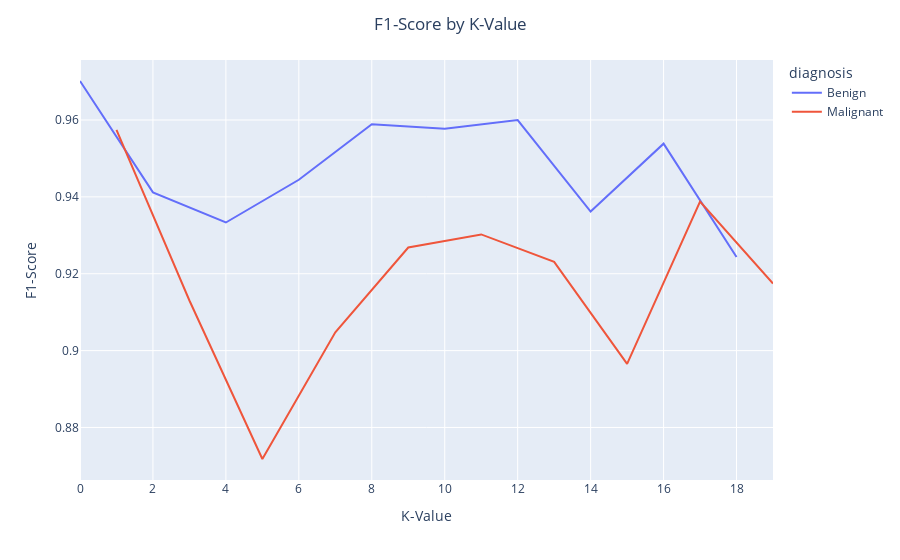

Here is the notebook cell this chart was saved with:
### Code cell
# Sorting mean by Error
k_5 = output[output.loc[:,'K-Value']==5].reset_index()
fig = px.line(k_7, x=k_7.index, y='F1-Score', color='diagnosis')
fig.update_layout(title_text=f'F1-Score by K-Value', title_x=0.5)
fig.update_xaxes(title_text='K-Value')
fig.show()

### Figure 1 — Plotly figure (JSON) as saved in the notebook; plotly's stock layout.template omitted (floating-point values rounded to 4 significant figures)
{"data": [{"hovertemplate": "diagnosis=Benign<br>_index=%{x}<br>F1-Score=%{y}<extra></extra>", "legendgroup": "Benign", "line": {"color": "#636efa", "dash": "solid"}, "marker": {"symbol": "circle"}, "mode": "lines", "name": "Benign", "orientation": "v", "showlegend": true, "type": "scatter", "x": [0, 2, 4, 6, 8, 10, 12, 14, 16, 18], "xaxis": "x", "y": [0.9701, 0.9412, 0.9333, 0.9444, 0.9589, 0.9577, 0.96, 0.9362, 0.9538, 0.9244], "yaxis": "y"}, {"hovertemplate": "diagnosis=Malignant<br>_index=%{x}<br>F1-Score=%{y}<extra></extra>", "legendgroup": "Malignant", "line": {"color": "#EF553B", "dash": "solid"}, "marker": {"symbol": "circle"}, "mode": "lines", "name": "Malignant", "orientation": "v", "showlegend": true, "type": "scatter", "x": [1, 3, 5, 7, 9, 11, 13, 15, 17, 19], "xaxis": "x", "y": [0.9574, 0.913, 0.8718, 0.9048, 0.9268, 0.9302, 0.9231, 0.8966, 0.9388, 0.9174], "yaxis": "y"}], "layout": {"legend": {"title": {"text": "diagnosis"}, "tracegroupgap": 0}, "margin": {"t": 60}, "title": {"text": "F1-Score by K-Value", "x": 0.5}, "xaxis": {"anchor": "y", "domain": [0, 1], "title": {"text": "K-Value"}}, "yaxis": {"anchor": "x", "domain": [0, 1], "title": {"text": "F1-Score"}}}}
